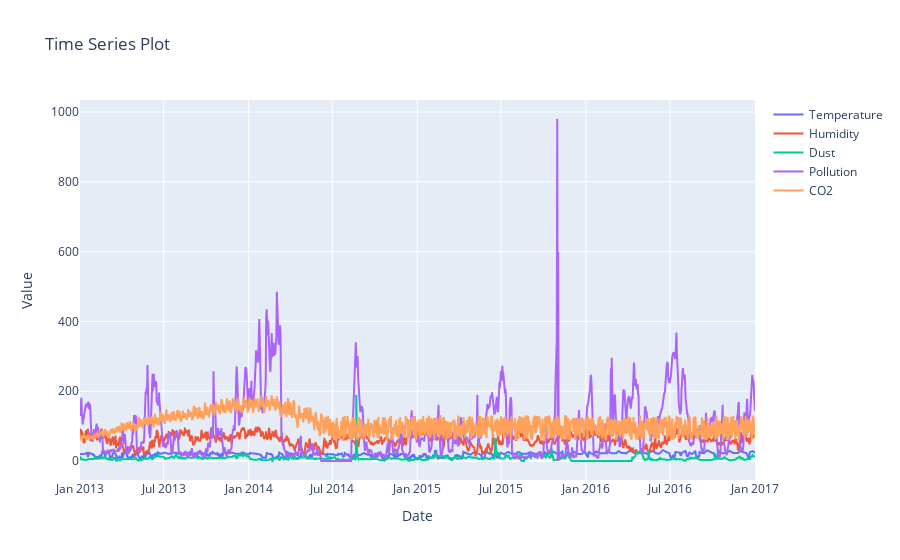

The notebook cell saved with this chart:
### Code cell
import plotly.graph_objs as go

# 선 그래프 생성
trace_temp = go.Scatter(x=df.index, y=df['temp'], mode='lines', name='Temperature')
trace_humidity = go.Scatter(x=df.index, y=df['humidity'], mode='lines', name='Humidity')
trace_dust = go.Scatter(x=df.index, y=df['dust'], mode='lines', name='Dust')
trace_pollution = go.Scatter(x=df.index, y=df['pollution'], mode='lines', name='Pollution')
trace_co2 = go.Scatter(x=df.index, y=df['co2'], mode='lines', name='CO2')

# 레이아웃 정의
layout = go.Layout(title='Time Series Plot', xaxis=dict(title='Date'), yaxis=dict(title='Value'))

# 그래프 객체 생성
fig = go.Figure(data=[trace_temp, trace_humidity, trace_dust, trace_pollution, trace_co2], layout=layout)

# 그래프 표시
fig.show()

### Figure 1 — Plotly figure (JSON) as saved in the notebook; plotly's stock layout.template omitted (floating-point values rounded to 4 significant figures; data arrays with more than 128 entries replaced by an {"elided": "..."} marker saying what was removed)
{"data": [{"mode": "lines", "name": "Temperature", "type": "scatter", "x": {"elided": "1460 str values"}, "y": {"elided": "1460 int values"}}, {"mode": "lines", "name": "Humidity", "type": "scatter", "x": {"elided": "1460 str values"}, "y": {"elided": "1460 int values"}}, {"mode": "lines", "name": "Dust", "type": "scatter", "x": {"elided": "1460 str values"}, "y": {"elided": "1460 int values"}}, {"mode": "lines", "name": "Pollution", "type": "scatter", "x": {"elided": "1460 str values"}, "y": {"elided": "1460 int values"}}, {"mode": "lines", "name": "CO2", "type": "scatter", "x": {"elided": "1460 str values"}, "y": {"elided": "1460 float values"}}], "layout": {"title": {"text": "Time Series Plot"}, "xaxis": {"title": {"text": "Date"}}, "yaxis": {"title": {"text": "Value"}}}}
